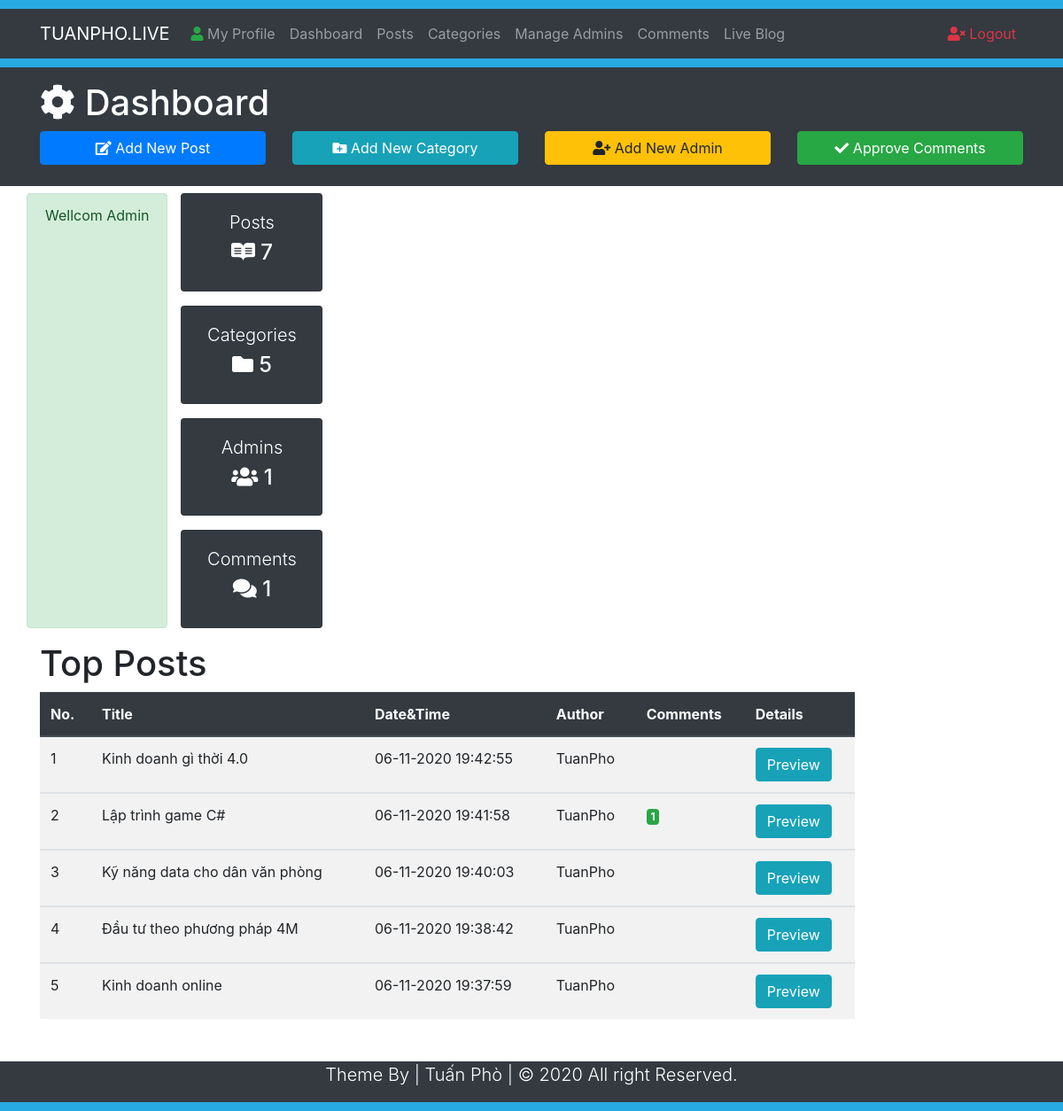
Screenshot of /Dashboard.php (signed in) with the database file from the repository.
### tables this page shows
CREATE TABLE `posts` (
  `id` int(10) NOT NULL,
  `datetime` varchar(50) NOT NULL,
  `title` varchar(300) NOT NULL,
  `category` varchar(50) NOT NULL,
  `author` varchar(50) NOT NULL,
  `image` varchar(100) NOT NULL,
  `post` mediumtext NOT NULL
);

### Dashboard.php (the view, shortened to what this page needs)
<?php
require_once 'Includes/DB.php';
require_once 'Includes/Functions.php';
require_once 'Includes/Sessions.php';
?>
<!DOCTYPE html>
<html lang="en">
<head>
	<link rel="stylesheet" href="https://use.fontawesome.com/releases/v5.14.0/css/all.css">
	<link rel="stylesheet" href="https://stackpath.bootstrapcdn.com/bootstrap/4.5.2/css/bootstrap.min.css">
	<link rel="stylesheet" href="Css/Style.css">
</head>
<body>
	<div style="height: 10px; background: #27aae1"></div>
	<nav class="navbar navbar-expand-lg navbar-dark bg-dark">
		<div class="container">
			<a href="#" class="navbar-brand">TUANPHO.LIVE</a>
			<div class="collapse navbar-collapse" id="navbarcollapseCMS">
				<ul class="navbar-nav mr-auto">
					<li class="nav-item"><a href="MyProfile.php" class="nav-link"><i class="fas fa-user text-success"></i> My Profile</a></li>
					<li class="nav-item"><a href="Dashboard.php" class="nav-link">Dashboard</a></li>
					<li class="nav-item"><a href="Posts.php" class="nav-link">Posts</a></li>
					<li class="nav-item"><a href="Categories.php" class="nav-link">Categories</a></li>
					<li class="nav-item"><a href="Admins.php" class="nav-link">Manage Admins</a></li>
					<li class="nav-item"><a href="Comments.php" class="nav-link">Comments</a></li>
					<li class="nav-item"><a href="Blog.php" class="nav-link">Live Blog</a></li>
				</ul>
				<ul class="navbar-nav ml-auto">
					<li class="nav-item"><a href="Logout.php" class="nav-link text-danger"><i class="fas fa-user-times"></i> Logout</a></li>
				</ul>
			</div>
		</div>
	</nav>
	<div style="height: 10px; background: #27aae1"></div>
	<header class="bg-dark text-white py-3">
		<div class="container">
			<div class="row">
				<div class="col-md-12">
					<h1><i class="fas fa-cog"></i> Dashboard</h1>
				</div>
				<div class="col-lg-3 mb-2">
					<a href="AddNewPost.php" class="btn btn-primary btn-block"><i class="fas fa-edit"></i> Add New Post</a>
				</div>
				<div class="col-lg-3 mb-2">
					<a href="Categories.php" class="btn btn-info btn-block"><i class="fas fa-folder-plus"></i> Add New Category</a>
				</div>
				<div class="col-lg-3 mb-2">
					<a href="Admins.php" class="btn btn-warning btn-block"><i class="fas fa-user-plus"></i> Add New Admin</a>
				</div>
				<div class="col-lg-3 mb-2">
					<a href="Comments.php" class="btn btn-success btn-block"><i class="fas fa-check"></i> Approve Comments</a>
				</div>
			</div>
		</div>
	</header>
	<section class="container py-2 mb-4">
		<div class="row">
			<?php
			echo SuccessMessage();
			?>
			<div class="col-lg-2 d-none d-md-block">
				<div class="card text-center bg-dark text-white mb-3">
					<div class="card-body">
						<h1 class="lead">Posts</h1>
						<h4 class="display-5">
							<i class="fab fa-readme"></i>
						</h4>
					</div>
				</div>
				<div class="card text-center bg-dark text-white mb-3">
					<div class="card-body">
						<h1 class="lead">Categories</h1>
						<h4 class="display-5">
							<i class="fas fa-folder"></i>
						</h4>
					</div>
				</div>
				<div class="card text-center bg-dark text-white mb-3">
					<div class="card-body">
						<h1 class="lead">Admins</h1>
						<h4 class="display-5">
							<i class="fas fa-users"></i>
						</h4>
					</div>
				</div>
				<div class="card text-center bg-dark text-white mb-3">
					<div class="card-body">
						<h1 class="lead">Comments</h1>
						<h4 class="display-5">
							<i class="fas fa-comments"></i>
						</h4>
					</div>
				</div>
			</div>
			<div class="col-lg-10">
				<h1>Top Posts</h1>
				<table class="table table-striped table-hover">
					<thead class="thead-dark">
						<tr>
							<th>No.</th>
							<th>Title</th>
							<th>Date&Time</th>
							<th>Author</th>
							<th>Comments</th>
							<th>Details</th>
						</tr>
					</thead>
					<?php
					$SrNo = 0;
					global $ConnectingDB;
					$sql = 'SELECT * FROM posts ORDER BY id DESC LIMIT 0,5';
					$stmt = $ConnectingDB->query($sql);
					while ($DataRows = $stmt->fetch()) {
					    $PostId = $DataRows['id'];
					    $DateTime = $DataRows['datetime'];
					    $Author = $DataRows['author'];
					    $Title = $DataRows['title'];
					    $SrNo++;
					?>
					<tbody>
						<tr>
							<td><?= $SrNo; ?></td>
							<td><?= $Title; ?></td>
							<td><?= $DateTime; ?></td>
							<td><?= $Author; ?></td>
							<td>
								<?php
								$Total = ApproveCommentsAccordingtoPost($PostId);
								if ($Total > 0) { ?>
									<span class="badge badge-success">
									<?php echo $Total; ?>
									</span>
								<?php } ?>
							</td>
							<td>
								<a href="FullPost.php?id=<?= $PostId; ?>" target="_blank">
									<span class="btn btn-info">Preview</span>
								</a>
							</td>
						</tr>
					</tbody>
					<?php } ?>
				</table>
			</div>
		</div>
	</section>
	<footer class="bg-dark text-white">
		<div class="container">
			<div class="row">
				<div class="col">
					<p class="lead text-center">Theme By | Tuấn Phò | &copy; <span id="year"></span> All right Reserved.</p>
				</div>
			</div>
		</div>
	</footer>
	<div style="height: 10px; background: #27aae1"></div>
</body>
</html>

### rows the page displays
posts: title "Kinh doanh gì thời 4.0", datetime "06-11-2020 19:42:55", author "TuanPho"
posts: title "Lập trình game C#", datetime "06-11-2020 19:41:58", author "TuanPho", Total "1"
posts: title "Kỹ năng data cho dân văn phòng", datetime "06-11-2020 19:40:03", author "TuanPho"
posts: title "Đầu tư theo phương pháp 4M", datetime "06-11-2020 19:38:42", author "TuanPho"
posts: title "Kinh doanh online", datetime "06-11-2020 19:37:59", author "TuanPho"

### other values shown
SuccessMessage() "Wellcom Admin"
$TotalPosts "7"
$TotalCategories "5"
$TotalAdmins "1"
$TotalComments "1"
